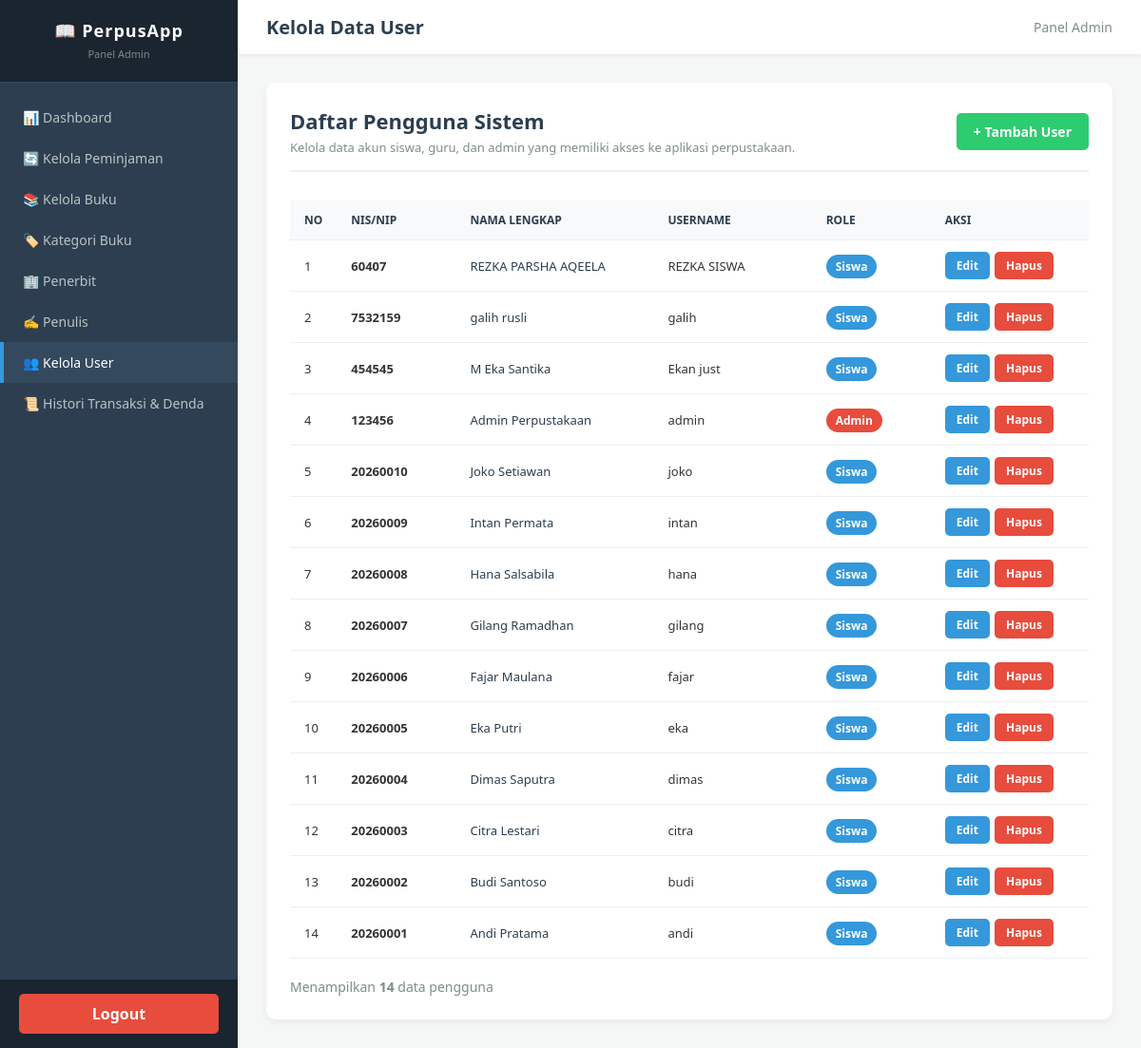
Page /VIEW/ADMIN/daftarUser.php on the committed database.
### tables this page shows
CREATE TABLE `users` (
  `id_user` int NOT NULL,
  `nis_nip` int NOT NULL,
  `nama_lengkap` varchar(50) NOT NULL,
  `username` varchar(50) NOT NULL,
  `password` varchar(200) NOT NULL,
  `role` enum('admin','siswa') NOT NULL DEFAULT 'siswa'
);

### MODEL/m_koneksi.php (called while the page is built, shortened)
<?php
class Koneksi
{
    private $host = "localhost";
    private $username = "root";
    private $pass = "";
    private $dbname = "db_perpustakaan";
    public $koneksi;
    public function __construct()
    {
        $this->koneksi = mysqli_connect(
            $this->host,
            $this->username,
            $this->pass,
            $this->dbname
        );
        $this->koneksi->set_charset("utf8mb4");
    }
    public function getKoneksi()
    {
        return $this->koneksi;
    }
}

### MODEL/m_users.php (called while the page is built, shortened)
<?php
require_once 'm_koneksi.php';
class Users
{
    private $koneksi;
    public function __construct()
    {
        $db = new Koneksi();
        $this->koneksi = $db->getKoneksi();
    }
    public function getAll()
    {
        $query = "SELECT * FROM users ORDER BY id_user DESC";
        $result = $this->koneksi->query($query);
        $data = [];
        while ($row = $result->fetch_assoc()) {
            $data[] = $row;
        }
        return $data;
    }
}
?>

### VIEW/ADMIN/daftarUser.php (the view, shortened to what this page needs)
<?php
require_once __DIR__ . "/../../MODEL/m_users.php";
$userModel   = new Users();
$daftarUser  = $userModel->getAll();
?>
<!DOCTYPE html>
<html lang="id">
<head>
</head>
<body>
    <?php include __DIR__ . "/../TEMPLATE/SideBarAdmin.php"; ?>
    <div class="main-content">
        <div class="topbar">
            <h2>Kelola Data User</h2>
            <div style="font-size: 14px; color: #7f8c8d;">Panel Admin</div>
        </div>
        <div class="container">
            <div class="card">
                <div class="page-header">
                    <div>
                        <h3>Daftar Pengguna Sistem</h3>
                        <p>Kelola data akun siswa, guru, dan admin yang memiliki akses ke aplikasi perpustakaan.</p>
                    </div>
                    <div>
                        <a href="tambahUser.php" class="btn btn-primary">+ Tambah User</a>
                    </div>
                </div>
                <div class="table-responsive">
                    <table class="data-table">
                        <thead>
                            <tr>
                                <th style="width: 5%;">No</th>
                                <th style="width: 15%;">NIS/NIP</th>
                                <th style="width: 25%;">Nama Lengkap</th>
                                <th style="width: 20%;">Username</th>
                                <th style="width: 15%;">Role</th>
                                <th style="width: 20%;">Aksi</th>
                            </tr>
                        </thead>
                        <tbody>
                            <?php if (!empty($daftarUser)): ?>
                                <?php $no = 1; foreach ($daftarUser as $user): ?>
                                    <tr>
                                        <td><?= $no++ ?></td>
                                        <td><strong><?= htmlspecialchars($user['nis_nip']) ?></strong></td>
                                        <td style="color: #2c3e50; font-weight: 500;"><?= htmlspecialchars($user['nama_lengkap']) ?></td>
                                        <td><?= htmlspecialchars($user['username']) ?></td>
                                        <td>
                                            <?php
                                                $roleClass = 'badge-default';
                                                if (strtolower($user['role']) === 'admin') $roleClass = 'badge-admin';
                                                elseif (strtolower($user['role']) === 'siswa') $roleClass = 'badge-siswa';
                                                elseif (strtolower($user['role']) === 'guru') $roleClass = 'badge-guru';
                                            ?>
                                            <span class="badge <?= $roleClass ?>">
                                                <?= htmlspecialchars($user['role']) ?>
                                            </span>
                                        </td>
                                        <td>
                                            <div class="action-group">
                                                <a href="../../CONTROLLER/c_user.php?aksi=edit&id_user=<?= $user['id_user'] ?>" class="btn btn-edit">Edit</a>
                                                <a href="../../CONTROLLER/c_user.php?aksi=hapus&id_user=<?= $user['id_user'] ?>" class="btn btn-delete" onclick="return confirm('Yakin ingin menghapus user ini?')">Hapus</a>
                                            </div>
                                        </td>
                                    </tr>
                                <?php endforeach; ?>
                            <?php else: ?>
                                <tr>
                                    <td colspan="6" class="text-center">Belum ada user terdaftar.</td>
                                </tr>
                            <?php endif; ?>
                        </tbody>
                    </table>
                </div>
                <?php if (!empty($daftarUser)): ?>
                    <p class="total-data">Menampilkan <strong><?= count($daftarUser) ?></strong> data pengguna</p>
                <?php endif; ?>
            </div>
        </div>
    </div>
</body>
</html>

### VIEW/ADMIN/daftarUser.php (style rules this page uses)
* { box-sizing: border-box; margin: 0; padding: 0; font-family: 'Segoe UI', Tahoma, Geneva, Verdana, sans-serif; }
body { background-color: #f4f7f6; color: #333; display: flex; min-height: 100vh; }
.main-content { flex: 1; display: flex; flex-direction: column; overflow: hidden; }
.topbar { background-color: #fff; padding: 15px 30px; box-shadow: 0 2px 5px rgba(0,0,0,0.05); display: flex; justify-content: space-between; align-items: center; }
.topbar h2 { font-size: 20px; color: #2c3e50; }
.container { padding: 30px; flex: 1; overflow-y: auto; }
.card { background: #ffffff; padding: 25px; border-radius: 10px; box-shadow: 0 4px 8px rgba(0, 0, 0, 0.05); }
.page-header { display: flex; justify-content: space-between; align-items: center; margin-bottom: 20px; border-bottom: 2px solid #ecf0f1; padding-bottom: 15px; }
.page-header h3 { color: #2c3e50; font-size: 22px; }
.page-header p { color: #7f8c8d; font-size: 13px; margin-top: 4px; }
.btn { padding: 10px 18px; border-radius: 5px; font-size: 14px; font-weight: bold; text-decoration: none; cursor: pointer; transition: background 0.3s ease; display: inline-block; text-align: center; }
.btn-primary { background-color: #2ecc71; color: white; }
.btn-edit { background-color: #3498db; color: white; padding: 6px 12px; font-size: 12px; }
.btn-delete { background-color: #e74c3c; color: white; padding: 6px 12px; font-size: 12px; }
.action-group { display: flex; gap: 5px; flex-wrap: wrap; }
.table-responsive { width: 100%; overflow-x: auto; }
.data-table { width: 100%; border-collapse: collapse; margin-top: 10px; min-width: 800px; }
.data-table th, .data-table td { padding: 12px 15px; text-align: left; border-bottom: 1px solid #ecf0f1; font-size: 13px; }
.data-table th { background-color: #f8f9fa; color: #2c3e50; font-weight: 600; text-transform: uppercase; font-size: 12px; white-space: nowrap; }
.badge { padding: 4px 10px; border-radius: 20px; font-size: 12px; font-weight: bold; color: white; text-transform: capitalize; }
.badge-admin { background-color: #e74c3c; }
.badge-siswa { background-color: #3498db; }
.total-data { margin-top: 20px; font-size: 14px; color: #7f8c8d; }

### rows in the picture
users: nis_nip "60407", nama_lengkap "REZKA PARSHA AQEELA", username "REZKA SISWA", role "Siswa"
users: nis_nip "7532159", nama_lengkap "galih rusli", username "galih", role "Siswa"
users: nis_nip "454545", nama_lengkap "M Eka Santika", username "Ekan just", role "Siswa"
users: nis_nip "123456", nama_lengkap "Admin Perpustakaan", username "admin", role "Admin"
users: nis_nip "20260010", nama_lengkap "Joko Setiawan", username "joko", role "Siswa"
users: nis_nip "20260009", nama_lengkap "Intan Permata", username "intan", role "Siswa"
users: nis_nip "20260008", nama_lengkap "Hana Salsabila", username "hana", role "Siswa"
users: nis_nip "20260007", nama_lengkap "Gilang Ramadhan", username "gilang", role "Siswa"
users: nis_nip "20260006", nama_lengkap "Fajar Maulana", username "fajar", role "Siswa"
users: nis_nip "20260005", nama_lengkap "Eka Putri", username "eka", role "Siswa"
users: nis_nip "20260004", nama_lengkap "Dimas Saputra", username "dimas", role "Siswa"
users: nis_nip "20260003", nama_lengkap "Citra Lestari", username "citra", role "Siswa"
users: nis_nip "20260002", nama_lengkap "Budi Santoso", username "budi", role "Siswa"
users: nis_nip "20260001", nama_lengkap "Andi Pratama", username "andi", role "Siswa"

### other values in the picture
count($daftarUser) "14"
